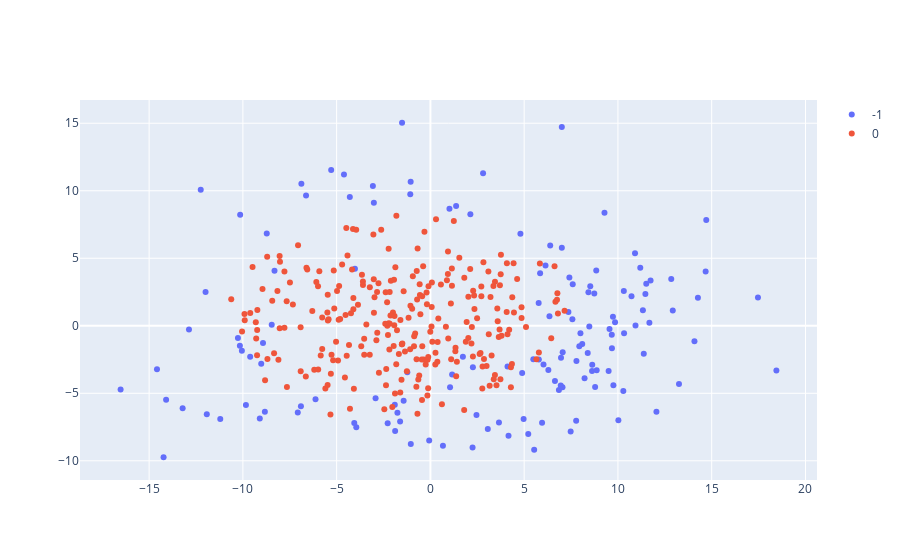

This figure's notebook cell:
### Markdown cell above
### Distance profile - reference set.

Decide which obervations to use the distance to, and where, to predict `nanObs` coordinates. 

**context**: different windows might span different patterns of admixture / structure. In the case the sample carrying the missing call is admixed, distance profiles may differ considerably. there are two main concerns here:
- other admixed: we would like to reduce or remove the weight of the distances to these.
- admixture border: `nanObs` is itself admixed, resulting in significantly different distance profiles. 

Observation specific distances across are measured across trainning windows. 

The approach below proposes to tackle both concerns raised above:

    i. Variance in distance is calculated at the individual level. We seek the least variable reference points.
    Variance clusters are identified using mean shift.
    ii. Different distance profile groups identified using MeanShift. allows single cluster and excludes outliers.

The group of accessions with the smallest average std is selected as focus obs.

Reference distance profiles are selected as the largest cluster of profiles.  

#### A. Distance profiles. 


Distance profiles consist of the ordered vectors of distances `nanObs` / `every other obs` of length N-1.

Dimensionality reduction is applied and distances calculated in the resulting feature space. 

Here using `PCA` and `euclidean disances`.

### Code cell
pca2 = PCA(n_components=ncomps, whiten=False,svd_solver='randomized')
featd= pca2.fit_transform(dist_store)
bandwidth = estimate_bandwidth(featd, quantile=0.25)

ms = MeanShift(bandwidth=bandwidth, bin_seeding=False, cluster_all=False, min_bin_freq=35)
ms.fit(featd)
labelsf = ms.labels_
labelf_select = {y:[x for x in range(len(labelsf)) if labelsf[x] == y] for y in sorted(list(set(labelsf)))}


fig= [go.Scatter(
    x= featd[labelf_select[i],0],
    y= featd[labelf_select[i],1],
    mode= 'markers',
    name= str(i)
) for i in labelf_select.keys()]

layout= go.Layout()

Figure= go.Figure(data= fig, layout= layout)

iplot(Figure)

### Figure 1 — Plotly figure (JSON) as saved in the notebook; plotly's stock layout.template omitted (floating-point values rounded to 4 significant figures; data arrays with more than 128 entries replaced by an {"elided": "..."} marker saying what was removed)
{"data": [{"mode": "markers", "name": "-1", "type": "scatter", "x": {"elided": "140 float values"}, "y": {"elided": "140 float values"}}, {"mode": "markers", "name": "0", "type": "scatter", "x": {"elided": "260 float values"}, "y": {"elided": "260 float values"}}], "layout": {}}
